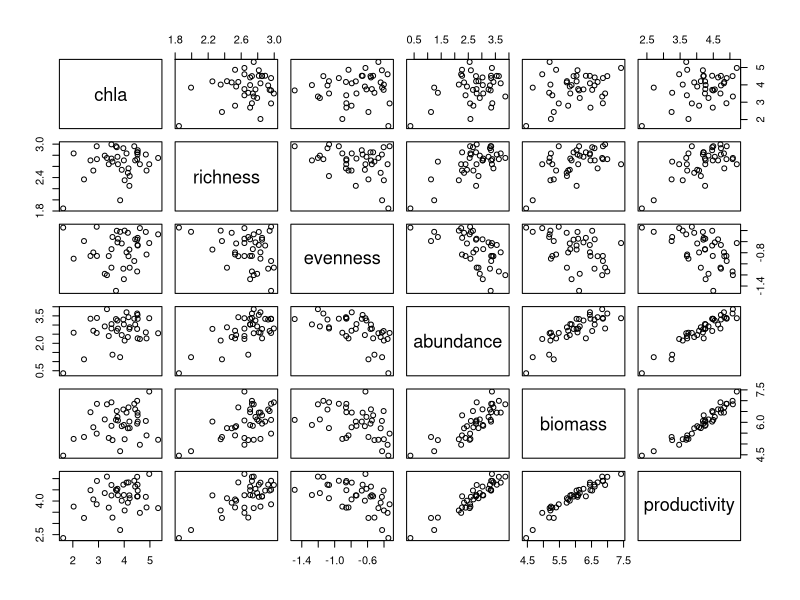

Generate this figure with R:
## ---- chunk 1
knitr::opts_chunk$set(echo = TRUE)
library(tidyverse)
## ---- chunk 2
# Load library if needed
library(readxl)
# Load data
stream_data <- read_xlsx("data/california_streamflow.xlsx", "streamflow")
## ---- chunk 3
fit <- lm(runoff_volume ~ rock_creek + pine_creek, data = stream_data)
## ---- chunk 4
set.seed(100) # to make sure everybody gets the same results

# this generates the random number into the dataset
stream_data$random_no <- rnorm(n = nrow(stream_data), mean = 3, sd = 2) 
## ---- chunk 5
mod_rand1 <- lm(runoff_volume ~ rock_creek + pine_creek,data = stream_data)
summary(mod_rand1)

mod_rand2 <- lm(runoff_volume ~ rock_creek + pine_creek + random_no ,data = stream_data)
summary(mod_rand2)
## ---- chunk 6
#Load library if necessary
library(tidyverse)

#Read in data
fish_data <- read_csv("data/fish_communities.csv")

#Have a look at the structure of the data
str(fish_data)
## ---- chunk 7
#correlation matrix
cor(fish_data[,-1])

#Plot the variables

pairs(fish_data[,-1])
